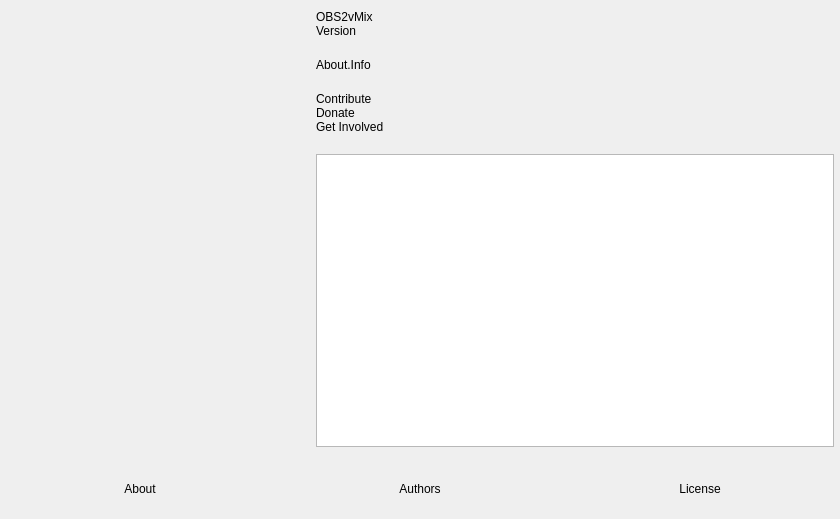
<?xml version="1.0" encoding="UTF-8"?>
<ui version="4.0">
 <class>OBSAbout</class>
 <widget class="QWidget" name="OBSAbout">
  <property name="geometry">
   <rect>
    <x>0</x>
    <y>0</y>
    <width>840</width>
    <height>519</height>
   </rect>
  </property>
  <property name="windowTitle">
   <string>About</string>
  </property>
  <layout class="QVBoxLayout" name="verticalLayout_2">
   <property name="leftMargin">
    <number>0</number>
   </property>
   <property name="topMargin">
    <number>0</number>
   </property>
   <property name="rightMargin">
    <number>0</number>
   </property>
   <property name="bottomMargin">
    <number>0</number>
   </property>
   <item>
    <layout class="QHBoxLayout" name="horizontalLayout_2">
     <property name="spacing">
      <number>30</number>
     </property>
     <property name="leftMargin">
      <number>30</number>
     </property>
     <property name="topMargin">
      <number>10</number>
     </property>
     <property name="rightMargin">
      <number>6</number>
     </property>
     <property name="bottomMargin">
      <number>6</number>
     </property>
     <item>
      <widget class="QLabel" name="icon">
       <property name="minimumSize">
        <size>
         <width>256</width>
         <height>256</height>
        </size>
       </property>
       <property name="maximumSize">
        <size>
         <width>256</width>
         <height>256</height>
        </size>
       </property>
       <property name="text">
        <string/>
       </property>
       <property name="pixmap">
        <pixmap>:res/images/obs.png</pixmap>
       </property>
       <property name="scaledContents">
        <bool>true</bool>
       </property>
      </widget>
     </item>
     <item>
      <layout class="QVBoxLayout" name="verticalLayout">
       <property name="spacing">
        <number>0</number>
       </property>
       <item>
        <widget class="QLabel" name="name">
         <property name="text">
          <string notr="true">OBS2vMix</string>
         </property>
        </widget>
       </item>
       <item>
        <widget class="QLabel" name="version">
         <property name="text">
          <string notr="true">Version</string>
         </property>
        </widget>
       </item>
       <item>
        <spacer name="verticalSpacer_2">
         <property name="orientation">
          <enum>Qt::Orientation::Vertical</enum>
         </property>
         <property name="sizeType">
          <enum>QSizePolicy::Policy::Fixed</enum>
         </property>
         <property name="sizeHint" stdset="0">
          <size>
           <width>20</width>
           <height>20</height>
          </size>
         </property>
        </spacer>
       </item>
       <item>
        <widget class="QLabel" name="info">
         <property name="text">
          <string>About.Info</string>
         </property>
         <property name="wordWrap">
          <bool>true</bool>
         </property>
        </widget>
       </item>
       <item>
        <spacer name="verticalSpacer_3">
         <property name="orientation">
          <enum>Qt::Orientation::Vertical</enum>
         </property>
         <property name="sizeType">
          <enum>QSizePolicy::Policy::Fixed</enum>
         </property>
         <property name="sizeHint" stdset="0">
          <size>
           <width>20</width>
           <height>20</height>
          </size>
         </property>
        </spacer>
       </item>
       <item>
        <widget class="QLabel" name="contribute">
         <property name="text">
          <string notr="true">Contribute</string>
         </property>
         <property name="wordWrap">
          <bool>true</bool>
         </property>
        </widget>
       </item>
       <item>
        <widget class="QLabel" name="donate">
         <property name="text">
          <string notr="true">Donate</string>
         </property>
        </widget>
       </item>
       <item>
        <widget class="QLabel" name="getInvolved">
         <property name="text">
          <string notr="true">Get Involved</string>
         </property>
        </widget>
       </item>
       <item>
        <spacer name="verticalSpacer">
         <property name="orientation">
          <enum>Qt::Orientation::Vertical</enum>
         </property>
         <property name="sizeType">
          <enum>QSizePolicy::Policy::Fixed</enum>
         </property>
         <property name="sizeHint" stdset="0">
          <size>
           <width>20</width>
           <height>20</height>
          </size>
         </property>
        </spacer>
       </item>
       <item>
        <widget class="QTextBrowser" name="textBrowser">
         <property name="openExternalLinks">
          <bool>true</bool>
         </property>
        </widget>
       </item>
      </layout>
     </item>
    </layout>
   </item>
   <item>
    <widget class="QFrame" name="widget">
     <property name="minimumSize">
      <size>
       <width>0</width>
       <height>60</height>
      </size>
     </property>
     <layout class="QHBoxLayout" name="horizontalLayout">
      <property name="spacing">
       <number>0</number>
      </property>
      <property name="leftMargin">
       <number>0</number>
      </property>
      <property name="topMargin">
       <number>0</number>
      </property>
      <property name="rightMargin">
       <number>0</number>
      </property>
      <property name="bottomMargin">
       <number>0</number>
      </property>
      <item>
       <widget class="ClickableLabel" name="about">
        <property name="text">
         <string>About</string>
        </property>
        <property name="alignment">
         <set>Qt::AlignmentFlag::AlignCenter</set>
        </property>
       </widget>
      </item>
      <item>
       <widget class="ClickableLabel" name="authors">
        <property name="text">
         <string>Authors</string>
        </property>
        <property name="alignment">
         <set>Qt::AlignmentFlag::AlignCenter</set>
        </property>
       </widget>
      </item>
      <item>
       <widget class="ClickableLabel" name="license">
        <property name="text">
         <string>License</string>
        </property>
        <property name="alignment">
         <set>Qt::AlignmentFlag::AlignCenter</set>
        </property>
       </widget>
      </item>
     </layout>
    </widget>
   </item>
  </layout>
 </widget>
 <customwidgets>
  <customwidget>
   <class>ClickableLabel</class>
   <extends>QLabel</extends>
   <header>components/ClickableLabel.hpp</header>
  </customwidget>
 </customwidgets>
 <resources/>
 <connections/>
</ui>
